Frame 1 (no input): blank canvas, image omitted
Frame 60 (the mouse pressed at the canvas centre just before this capture): blank canvas, image omitted
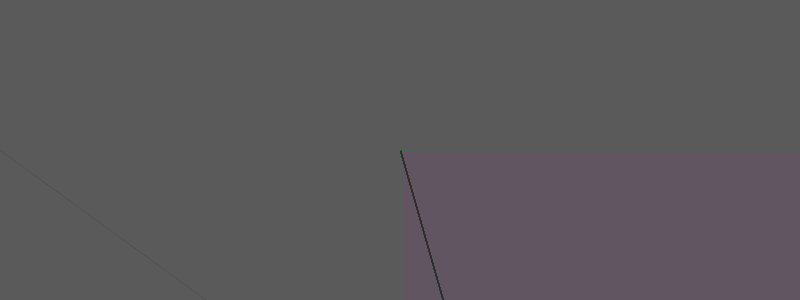
Frame 120 (the mouse held since frame 60 and released just before this capture)

The Processing sketch whose frames 1 and 60 were blank and that drew this single picture after the mouse press (run headless with seeded random() and noise(); from frame 60 on, the mouse is pressed at the canvas centre):

// Processing sketch: processing_2527
// ── processing_2527.pde

/*
boo square
June 2009
jenna@jennaledger.com
*/

boolean Drawing=false; 
 
void setup()  { 
  size(800,300); 
  background(90,90,90); 
  smooth(); 
  fill(150,50,150,30); 
  } 
 
void draw() { 
 if (Drawing) { 
  variableLine(mouseX,mouseY,pmouseX,pmouseY); 
 { 
  variableEllipse(mouseX,mouseY,pmouseX,pmouseY); 
    } 
  } 
} 
 
void variableEllipse(int x, int y, int px, int py) { 
  float speed=abs(x-px) + abs(y-py); 
  stroke(20,150,50,50); 
  rect(x,y,speed,speed); 
  } 
   
void variableLine(int x, int y, int px, int py) { 
    float speed=abs(y-px) + abs(x-py); 
    stroke(40,40,40,50); 
    line(pmouseX,mouseY,speed,speed); 
} 
   
void mousePressed() { 
  Drawing= !Drawing; 
} 
